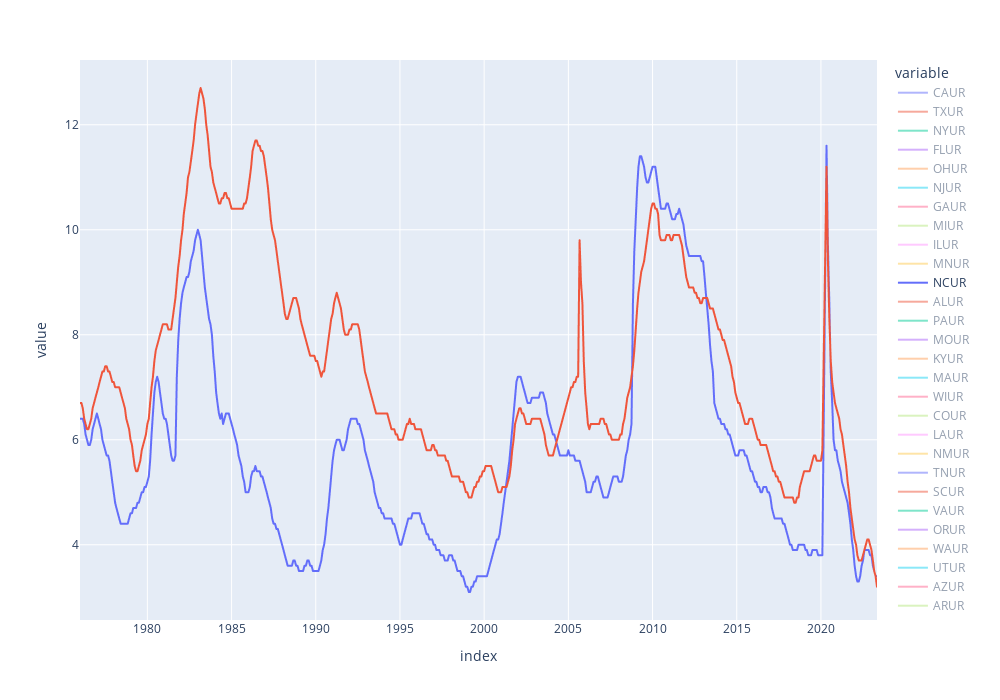

Notebook source saved alongside this figure:
### Code cell
#plotando as informações de cada região em um gráfico interativo onde pode-se selecionar os dados de várias regiões para comparativo
px.line(data_resultado_regioes, width=1000, height=700)

### Figure 1 — Plotly figure (JSON) as saved in the notebook; plotly's stock layout.template omitted (floating-point values rounded to 4 significant figures; data arrays with more than 128 entries replaced by an {"elided": "..."} marker saying what was removed)
{"data": [{"hovertemplate": "variable=CAUR<br>index=%{x}<br>value=%{y}<extra></extra>", "legendgroup": "CAUR", "line": {"color": "#636efa", "dash": "solid"}, "marker": {"symbol": "circle"}, "mode": "lines", "name": "CAUR", "showlegend": true, "type": "scattergl", "visible": "legendonly", "x": {"elided": "567 str values"}, "xaxis": "x", "y": {"elided": "567 float values"}, "yaxis": "y"}, {"hovertemplate": "variable=TXUR<br>index=%{x}<br>value=%{y}<extra></extra>", "legendgroup": "TXUR", "line": {"color": "#EF553B", "dash": "solid"}, "marker": {"symbol": "circle"}, "mode": "lines", "name": "TXUR", "showlegend": true, "type": "scattergl", "visible": "legendonly", "x": {"elided": "567 str values"}, "xaxis": "x", "y": {"elided": "567 float values"}, "yaxis": "y"}, {"hovertemplate": "variable=NYUR<br>index=%{x}<br>value=%{y}<extra></extra>", "legendgroup": "NYUR", "line": {"color": "#00cc96", "dash": "solid"}, "marker": {"symbol": "circle"}, "mode": "lines", "name": "NYUR", "showlegend": true, "type": "scattergl", "visible": "legendonly", "x": {"elided": "567 str values"}, "xaxis": "x", "y": {"elided": "567 float values"}, "yaxis": "y"}, {"hovertemplate": "variable=FLUR<br>index=%{x}<br>value=%{y}<extra></extra>", "legendgroup": "FLUR", "line": {"color": "#ab63fa", "dash": "solid"}, "marker": {"symbol": "circle"}, "mode": "lines", "name": "FLUR", "showlegend": true, "type": "scattergl", "visible": "legendonly", "x": {"elided": "567 str values"}, "xaxis": "x", "y": {"elided": "567 float values"}, "yaxis": "y"}, {"hovertemplate": "variable=OHUR<br>index=%{x}<br>value=%{y}<extra></extra>", "legendgroup": "OHUR", "line": {"color": "#FFA15A", "dash": "solid"}, "marker": {"symbol": "circle"}, "mode": "lines", "name": "OHUR", "showlegend": true, "type": "scattergl", "visible": "legendonly", "x": {"elided": "567 str values"}, "xaxis": "x", "y": {"elided": "567 float values"}, "yaxis": "y"}, {"hovertemplate": "variable=NJUR<br>index=%{x}<br>value=%{y}<extra></extra>", "legendgroup": "NJUR", "line": {"color": "#19d3f3", "dash": "solid"}, "marker": {"symbol": "circle"}, "mode": "lines", "name": "NJUR", "showlegend": true, "type": "scattergl", "visible": "legendonly", "x": {"elided": "567 str values"}, "xaxis": "x", "y": {"elided": "567 float values"}, "yaxis": "y"}, {"hovertemplate": "variable=GAUR<br>index=%{x}<br>value=%{y}<extra></extra>", "legendgroup": "GAUR", "line": {"color": "#FF6692", "dash": "solid"}, "marker": {"symbol": "circle"}, "mode": "lines", "name": "GAUR", "showlegend": true, "type": "scattergl", "visible": "legendonly", "x": {"elided": "567 str values"}, "xaxis": "x", "y": {"elided": "567 float values"}, "yaxis": "y"}, {"hovertemplate": "variable=MIUR<br>index=%{x}<br>value=%{y}<extra></extra>", "legendgroup": "MIUR", "line": {"color": "#B6E880", "dash": "solid"}, "marker": {"symbol": "circle"}, "mode": "lines", "name": "MIUR", "showlegend": true, "type": "scattergl", "visible": "legendonly", "x": {"elided": "567 str values"}, "xaxis": "x", "y": {"elided": "567 float values"}, "yaxis": "y"}, {"hovertemplate": "variable=ILUR<br>index=%{x}<br>value=%{y}<extra></extra>", "legendgroup": "ILUR", "line": {"color": "#FF97FF", "dash": "solid"}, "marker": {"symbol": "circle"}, "mode": "lines", "name": "ILUR", "showlegend": true, "type": "scattergl", "visible": "legendonly", "x": {"elided": "567 str values"}, "xaxis": "x", "y": {"elided": "567 float values"}, "yaxis": "y"}, {"hovertemplate": "variable=MNUR<br>index=%{x}<br>value=%{y}<extra></extra>", "legendgroup": "MNUR", "line": {"color": "#FECB52", "dash": "solid"}, "marker": {"symbol": "circle"}, "mode": "lines", "name": "MNUR", "showlegend": true, "type": "scattergl", "visible": "legendonly", "x": {"elided": "567 str values"}, "xaxis": "x", "y": {"elided": "567 float values"}, "yaxis": "y"}, {"hovertemplate": "variable=NCUR<br>index=%{x}<br>value=%{y}<extra></extra>", "legendgroup": "NCUR", "line": {"color": "#636efa", "dash": "solid"}, "marker": {"symbol": "circle"}, "mode": "lines", "name": "NCUR", "showlegend": true, "type": "scattergl", "visible": true, "x": {"elided": "567 str values"}, "xaxis": "x", "y": {"elided": "567 float values"}, "yaxis": "y"}, {"hovertemplate": "variable=ALUR<br>index=%{x}<br>value=%{y}<extra></extra>", "legendgroup": "ALUR", "line": {"color": "#EF553B", "dash": "solid"}, "marker": {"symbol": "circle"}, "mode": "lines", "name": "ALUR", "showlegend": true, "type": "scattergl", "visible": "legendonly", "x": {"elided": "567 str values"}, "xaxis": "x", "y": {"elided": "567 float values"}, "yaxis": "y"}, {"hovertemplate": "variable=PAUR<br>index=%{x}<br>value=%{y}<extra></extra>", "legendgroup": "PAUR", "line": {"color": "#00cc96", "dash": "solid"}, "marker": {"symbol": "circle"}, "mode": "lines", "name": "PAUR", "showlegend": true, "type": "scattergl", "visible": "legendonly", "x": {"elided": "567 str values"}, "xaxis": "x", "y": {"elided": "567 float values"}, "yaxis": "y"}, {"hovertemplate": "variable=MOUR<br>index=%{x}<br>value=%{y}<extra></extra>", "legendgroup": "MOUR", "line": {"color": "#ab63fa", "dash": "solid"}, "marker": {"symbol": "circle"}, "mode": "lines", "name": "MOUR", "showlegend": true, "type": "scattergl", "visible": "legendonly", "x": {"elided": "567 str values"}, "xaxis": "x", "y": {"elided": "567 float values"}, "yaxis": "y"}, {"hovertemplate": "variable=KYUR<br>index=%{x}<br>value=%{y}<extra></extra>", "legendgroup": "KYUR", "line": {"color": "#FFA15A", "dash": "solid"}, "marker": {"symbol": "circle"}, "mode": "lines", "name": "KYUR", "showlegend": true, "type": "scattergl", "visible": "legendonly", "x": {"elided": "567 str values"}, "xaxis": "x", "y": {"elided": "567 float values"}, "yaxis": "y"}, {"hovertemplate": "variable=MAUR<br>index=%{x}<br>value=%{y}<extra></extra>", "legendgroup": "MAUR", "line": {"color": "#19d3f3", "dash": "solid"}, "marker": {"symbol": "circle"}, "mode": "lines", "name": "MAUR", "showlegend": true, "type": "scattergl", "visible": "legendonly", "x": {"elided": "567 str values"}, "xaxis": "x", "y": {"elided": "567 float values"}, "yaxis": "y"}, {"hovertemplate": "variable=WIUR<br>index=%{x}<br>value=%{y}<extra></extra>", "legendgroup": "WIUR", "line": {"color": "#FF6692", "dash": "solid"}, "marker": {"symbol": "circle"}, "mode": "lines", "name": "WIUR", "showlegend": true, "type": "scattergl", "visible": "legendonly", "x": {"elided": "567 str values"}, "xaxis": "x", "y": {"elided": "567 float values"}, "yaxis": "y"}, {"hovertemplate": "variable=COUR<br>index=%{x}<br>value=%{y}<extra></extra>", "legendgroup": "COUR", "line": {"color": "#B6E880", "dash": "solid"}, "marker": {"symbol": "circle"}, "mode": "lines", "name": "COUR", "showlegend": true, "type": "scattergl", "visible": "legendonly", "x": {"elided": "567 str values"}, "xaxis": "x", "y": {"elided": "567 float values"}, "yaxis": "y"}, {"hovertemplate": "variable=LAUR<br>index=%{x}<br>value=%{y}<extra></extra>", "legendgroup": "LAUR", "line": {"color": "#FF97FF", "dash": "solid"}, "marker": {"symbol": "circle"}, "mode": "lines", "name": "LAUR", "showlegend": true, "type": "scattergl", "visible": "legendonly", "x": {"elided": "567 str values"}, "xaxis": "x", "y": {"elided": "567 float values"}, "yaxis": "y"}, {"hovertemplate": "variable=NMUR<br>index=%{x}<br>value=%{y}<extra></extra>", "legendgroup": "NMUR", "line": {"color": "#FECB52", "dash": "solid"}, "marker": {"symbol": "circle"}, "mode": "lines", "name": "NMUR", "showlegend": true, "type": "scattergl", "visible": "legendonly", "x": {"elided": "567 str values"}, "xaxis": "x", "y": {"elided": "567 float values"}, "yaxis": "y"}, {"hovertemplate": "variable=TNUR<br>index=%{x}<br>value=%{y}<extra></extra>", "legendgroup": "TNUR", "line": {"color": "#636efa", "dash": "solid"}, "marker": {"symbol": "circle"}, "mode": "lines", "name": "TNUR", "showlegend": true, "type": "scattergl", "visible": "legendonly", "x": {"elided": "567 str values"}, "xaxis": "x", "y": {"elided": "567 float values"}, "yaxis": "y"}, {"hovertemplate": "variable=SCUR<br>index=%{x}<br>value=%{y}<extra></extra>", "legendgroup": "SCUR", "line": {"color": "#EF553B", "dash": "solid"}, "marker": {"symbol": "circle"}, "mode": "lines", "name": "SCUR", "showlegend": true, "type": "scattergl", "visible": "legendonly", "x": {"elided": "567 str values"}, "xaxis": "x", "y": {"elided": "567 float values"}, "yaxis": "y"}, {"hovertemplate": "variable=VAUR<br>index=%{x}<br>value=%{y}<extra></extra>", "legendgroup": "VAUR", "line": {"color": "#00cc96", "dash": "solid"}, "marker": {"symbol": "circle"}, "mode": "lines", "name": "VAUR", "showlegend": true, "type": "scattergl", "visible": "legendonly", "x": {"elided": "567 str values"}, "xaxis": "x", "y": {"elided": "567 float values"}, "yaxis": "y"}, {"hovertemplate": "variable=ORUR<br>index=%{x}<br>value=%{y}<extra></extra>", "legendgroup": "ORUR", "line": {"color": "#ab63fa", "dash": "solid"}, "marker": {"symbol": "circle"}, "mode": "lines", "name": "ORUR", "showlegend": true, "type": "scattergl", "visible": "legendonly", "x": {"elided": "567 str values"}, "xaxis": "x", "y": {"elided": "567 float values"}, "yaxis": "y"}, {"hovertemplate": "variable=WAUR<br>index=%{x}<br>value=%{y}<extra></extra>", "legendgroup": "WAUR", "line": {"color": "#FFA15A", "dash": "solid"}, "marker": {"symbol": "circle"}, "mode": "lines", "name": "WAUR", "showlegend": true, "type": "scattergl", "visible": "legendonly", "x": {"elided": "567 str values"}, "xaxis": "x", "y": {"elided": "567 float values"}, "yaxis": "y"}, {"hovertemplate": "variable=UTUR<br>index=%{x}<br>value=%{y}<extra></extra>", "legendgroup": "UTUR", "line": {"color": "#19d3f3", "dash": "solid"}, "marker": {"symbol": "circle"}, "mode": "lines", "name": "UTUR", "showlegend": true, "type": "scattergl", "visible": "legendonly", "x": {"elided": "567 str values"}, "xaxis": "x", "y": {"elided": "567 float values"}, "yaxis": "y"}, {"hovertemplate": "variable=AZUR<br>index=%{x}<br>value=%{y}<extra></extra>", "legendgroup": "AZUR", "line": {"color": "#FF6692", "dash": "solid"}, "marker": {"symbol": "circle"}, "mode": "lines", "name": "AZUR", "showlegend": true, "type": "scattergl", "visible": "legendonly", "x": {"elided": "567 str values"}, "xaxis": "x", "y": {"elided": "567 float values"}, "yaxis": "y"}, {"hovertemplate": "variable=ARUR<br>index=%{x}<br>value=%{y}<extra></extra>", "legendgroup": "ARUR", "line": {"color": "#B6E880", "dash": "solid"}, "marker": {"symbol": "circle"}, "mode": "lines", "name": "ARUR", "showlegend": true, "type": "scattergl", "visible": "legendonly", "x": {"elided": "567 str values"}, "xaxis": "x", "y": {"elided": "567 float values"}, "yaxis": "y"}, {"hovertemplate": "variable=WVUR<br>index=%{x}<br>value=%{y}<extra></extra>", "legendgroup": "WVUR", "line": {"color": "#FF97FF", "dash": "solid"}, "marker": {"symbol": "circle"}, "mode": "lines", "name": "WVUR", "showlegend": true, "type": "scattergl", "visible": "legendonly", "x": {"elided": "567 str values"}, "xaxis": "x", "y": {"elided": "567 float values"}, "yaxis": "y"}, {"hovertemplate": "variable=INUR<br>index=%{x}<br>value=%{y}<extra></extra>", "legendgroup": "INUR", "line": {"color": "#FECB52", "dash": "solid"}, "marker": {"symbol": "circle"}, "mode": "lines", "name": "INUR", "showlegend": true, "type": "scattergl", "visible": "legendonly", "x": {"elided": "567 str values"}, "xaxis": "x", "y": {"elided": "567 float values"}, "yaxis": "y"}, {"hovertemplate": "variable=MDUR<br>index=%{x}<br>value=%{y}<extra></extra>", "legendgroup": "MDUR", "line": {"color": "#636efa", "dash": "solid"}, "marker": {"symbol": "circle"}, "mode": "lines", "name": "MDUR", "showlegend": true, "type": "scattergl", "visible": "legendonly", "x": {"elided": "567 str values"}, "xaxis": "x", "y": {"elided": "567 float values"}, "yaxis": "y"}, {"hovertemplate": "variable=PRUR<br>index=%{x}<br>value=%{y}<extra></extra>", "legendgroup": "PRUR", "line": {"color": "#EF553B", "dash": "solid"}, "marker": {"symbol": "circle"}, "mode": "lines", "name": "PRUR", "showlegend": true, "type": "scattergl", "visible": "legendonly", "x": {"elided": "567 str values"}, "xaxis": "x", "y": {"elided": "567 float values"}, "yaxis": "y"}, {"hovertemplate": "variable=AKUR<br>index=%{x}<br>value=%{y}<extra></extra>", "legendgroup": "AKUR", "line": {"color": "#00cc96", "dash": "solid"}, "marker": {"symbol": "circle"}, "mode": "lines", "name": "AKUR", "showlegend": true, "type": "scattergl", "visible": "legendonly", "x": {"elided": "567 str values"}, "xaxis": "x", "y": {"elided": "567 float values"}, "yaxis": "y"}, {"hovertemplate": "variable=NVUR<br>index=%{x}<br>value=%{y}<extra></extra>", "legendgroup": "NVUR", "line": {"color": "#ab63fa", "dash": "solid"}, "marker": {"symbol": "circle"}, "mode": "lines", "name": "NVUR", "showlegend": true, "type": "scattergl", "visible": "legendonly", "x": {"elided": "567 str values"}, "xaxis": "x", "y": {"elided": "567 float values"}, "yaxis": "y"}, {"hovertemplate": "variable=IAUR<br>index=%{x}<br>value=%{y}<extra></extra>", "legendgroup": "IAUR", "line": {"color": "#FFA15A", "dash": "solid"}, "marker": {"symbol": "circle"}, "mode": "lines", "name": "IAUR", "showlegend": true, "type": "scattergl", "visible": "legendonly", "x": {"elided": "567 str values"}, "xaxis": "x", "y": {"elided": "567 float values"}, "yaxis": "y"}, {"hovertemplate": "variable=KSUR<br>index=%{x}<br>value=%{y}<extra></extra>", "legendgroup": "KSUR", "line": {"color": "#19d3f3", "dash": "solid"}, "marker": {"symbol": "circle"}, "mode": "lines", "name": "KSUR", "showlegend": true, "type": "scattergl", "visible": "legendonly", "x": {"elided": "567 str values"}, "xaxis": "x", "y": {"elided": "567 float values"}, "yaxis": "y"}, {"hovertemplate": "variable=HIUR<br>index=%{x}<br>value=%{y}<extra></extra>", "legendgroup": "HIUR", "line": {"color": "#FF6692", "dash": "solid"}, "marker": {"symbol": "circle"}, "mode": "lines", "name": "HIUR", "showlegend": true, "type": "scattergl", "visible": "legendonly", "x": {"elided": "567 str values"}, "xaxis": "x", "y": {"elided": "567 float values"}, "yaxis": "y"}, {"hovertemplate": "variable=NEUR<br>index=%{x}<br>value=%{y}<extra></extra>", "legendgroup": "NEUR", "line": {"color": "#B6E880", "dash": "solid"}, "marker": {"symbol": "circle"}, "mode": "lines", "name": "NEUR", "showlegend": true, "type": "scattergl", "visible": "legendonly", "x": {"elided": "567 str values"}, "xaxis": "x", "y": {"elided": "567 float values"}, "yaxis": "y"}, {"hovertemplate": "variable=OKUR<br>index=%{x}<br>value=%{y}<extra></extra>", "legendgroup": "OKUR", "line": {"color": "#FF97FF", "dash": "solid"}, "marker": {"symbol": "circle"}, "mode": "lines", "name": "OKUR", "showlegend": true, "type": "scattergl", "visible": "legendonly", "x": {"elided": "567 str values"}, "xaxis": "x", "y": {"elided": "567 float values"}, "yaxis": "y"}, {"hovertemplate": "variable=CTUR<br>index=%{x}<br>value=%{y}<extra></extra>", "legendgroup": "CTUR", "line": {"color": "#FECB52", "dash": "solid"}, "marker": {"symbol": "circle"}, "mode": "lines", "name": "CTUR", "showlegend": true, "type": "scattergl", "visible": "legendonly", "x": {"elided": "567 str values"}, "xaxis": "x", "y": {"elided": "567 float values"}, "yaxis": "y"}, {"hovertemplate": "variable=NDUR<br>index=%{x}<br>value=%{y}<extra></extra>", "legendgroup": "NDUR", "line": {"color": "#636efa", "dash": "solid"}, "marker": {"symbol": "circle"}, "mode": "lines", "name": "NDUR", "showlegend": true, "type": "scattergl", "visible": "legendonly", "x": {"elided": "567 str values"}, "xaxis": "x", "y": {"elided": "567 float values"}, "yaxis": "y"}, {"hovertemplate": "variable=MSUR<br>index=%{x}<br>value=%{y}<extra></extra>", "legendgroup": "MSUR", "line": {"color": "#EF553B", "dash": "solid"}, "marker": {"symbol": "circle"}, "mode": "lines", "name": "MSUR", "showlegend": true, "type": "scattergl", "visible": true, "x": {"elided": "567 str values"}, "xaxis": "x", "y": {"elided": "567 float values"}, "yaxis": "y"}, {"hovertemplate": "variable=DCUR<br>index=%{x}<br>value=%{y}<extra></extra>", "legendgroup": "DCUR", "line": {"color": "#00cc96", "dash": "solid"}, "marker": {"symbol": "circle"}, "mode": "lines", "name": "DCUR", "showlegend": true, "type": "scattergl", "visible": "legendonly", "x": {"elided": "567 str values"}, "xaxis": "x", "y": {"elided": "567 float values"}, "yaxis": "y"}, {"hovertemplate": "variable=MEUR<br>index=%{x}<br>value=%{y}<extra></extra>", "legendgroup": "MEUR", "line": {"color": "#ab63fa", "dash": "solid"}, "marker": {"symbol": "circle"}, "mode": "lines", "name": "MEUR", "showlegend": true, "type": "scattergl", "visible": "legendonly", "x": {"elided": "567 str values"}, "xaxis": "x", "y": {"elided": "567 float values"}, "yaxis": "y"}, {"hovertemplate": "variable=MTUR<br>index=%{x}<br>value=%{y}<extra></extra>", "legendgroup": "MTUR", "line": {"color": "#FFA15A", "dash": "solid"}, "marker": {"symbol": "circle"}, "mode": "lines", "name": "MTUR", "showlegend": true, "type": "scattergl", "visible": "legendonly", "x": {"elided": "567 str values"}, "xaxis": "x", "y": {"elided": "567 float values"}, "yaxis": "y"}, {"hovertemplate": "variable=WYUR<br>index=%{x}<br>value=%{y}<extra></extra>", "legendgroup": "WYUR", "line": {"color": "#19d3f3", "dash": "solid"}, "marker": {"symbol": "circle"}, "mode": "lines", "name": "WYUR", "showlegend": true, "type": "scattergl", "visible": "legendonly", "x": {"elided": "567 str values"}, "xaxis": "x", "y": {"elided": "567 float values"}, "yaxis": "y"}, {"hovertemplate": "variable=NHUR<br>index=%{x}<br>value=%{y}<extra></extra>", "legendgroup": "NHUR", "line": {"color": "#FF6692", "dash": "solid"}, "marker": {"symbol": "circle"}, "mode": "lines", "name": "NHUR", "showlegend": true, "type": "scattergl", "visible": "legendonly", "x": {"elided": "567 str values"}, "xaxis": "x", "y": {"elided": "567 float values"}, "yaxis": "y"}, {"hovertemplate": "variable=DEUR<br>index=%{x}<br>value=%{y}<extra></extra>", "legendgroup": "DEUR", "line": {"color": "#B6E880", "dash": "solid"}, "marker": {"symbol": "circle"}, "mode": "lines", "name": "DEUR", "showlegend": true, "type": "scattergl", "visible": "legendonly", "x": {"elided": "567 str values"}, "xaxis": "x", "y": {"elided": "567 float values"}, "yaxis": "y"}, {"hovertemplate": "variable=SDUR<br>index=%{x}<br>value=%{y}<extra></extra>", "legendgroup": "SDUR", "line": {"color": "#FF97FF", "dash": "solid"}, "marker": {"symbol": "circle"}, "mode": "lines", "name": "SDUR", "showlegend": true, "type": "scattergl", "visible": "legendonly", "x": {"elided": "567 str values"}, "xaxis": "x", "y": {"elided": "567 float values"}, "yaxis": "y"}, {"hovertemplate": "variable=RIUR<br>index=%{x}<br>value=%{y}<extra></extra>", "legendgroup": "RIUR", "line": {"color": "#FECB52", "dash": "solid"}, "marker": {"symbol": "circle"}, "mode": "lines", "name": "RIUR", "showlegend": true, "type": "scattergl", "visible": "legendonly", "x": {"elided": "567 str values"}, "xaxis": "x", "y": {"elided": "567 float values"}, "yaxis": "y"}, {"hovertemplate": "variable=IDUR<br>index=%{x}<br>value=%{y}<extra></extra>", "legendgroup": "IDUR", "line": {"color": "#636efa", "dash": "solid"}, "marker": {"symbol": "circle"}, "mode": "lines", "name": "IDUR", "showlegend": true, "type": "scattergl", "visible": "legendonly", "x": {"elided": "567 str values"}, "xaxis": "x", "y": {"elided": "567 float values"}, "yaxis": "y"}, {"hovertemplate": "variable=VTUR<br>index=%{x}<br>value=%{y}<extra></extra>", "legendgroup": "VTUR", "line": {"color": "#EF553B", "dash": "solid"}, "marker": {"symbol": "circle"}, "mode": "lines", "name": "VTUR", "showlegend": true, "type": "scattergl", "visible": "legendonly", "x": {"elided": "567 str values"}, "xaxis": "x", "y": {"elided": "567 float values"}, "yaxis": "y"}, {"hovertemplate": "variable=CWSTUR<br>index=%{x}<br>value=%{y}<extra></extra>", "legendgroup": "CWSTUR", "line": {"color": "#00cc96", "dash": "solid"}, "marker": {"symbol": "circle"}, "mode": "lines", "name": "CWSTUR", "showlegend": true, "type": "scattergl", "visible": "legendonly", "x": {"elided": "567 str values"}, "xaxis": "x", "y": {"elided": "567 float values"}, "yaxis": "y"}], "layout": {"height": 700, "legend": {"title": {"text": "variable"}, "tracegroupgap": 0}, "margin": {"t": 60}, "width": 1000, "xaxis": {"anchor": "y", "autorange": true, "domain": [0, 1], "range": ["1976-01-01", "2023-05-01"], "title": {"text": "index"}, "type": "date"}, "yaxis": {"anchor": "x", "autorange": true, "domain": [0, 1], "range": [2.567, 13.23], "title": {"text": "value"}, "type": "linear"}}}
